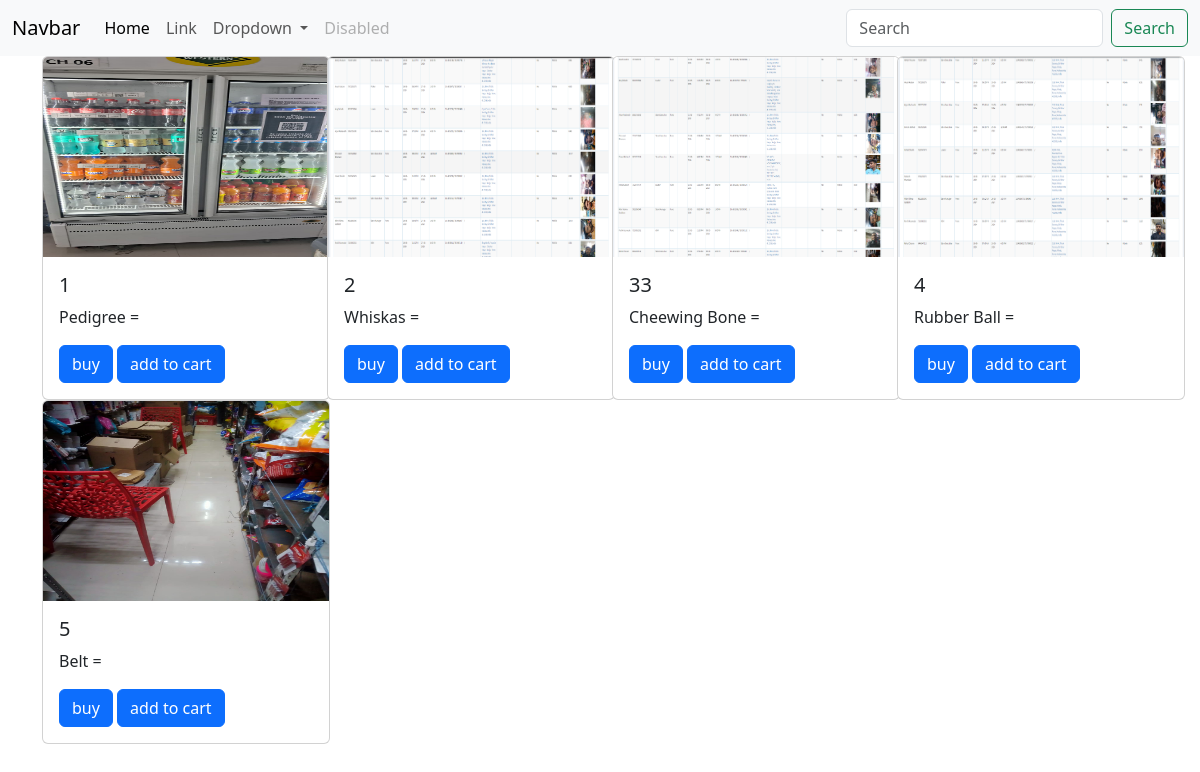
The page / on the database its author committed.
### shop/models.py (models this page shows)
class Products(models.Model):
    Prod_id = models.IntegerField()
    Prod_name = models.CharField(max_length=20)
    Prod_type = models.CharField(max_length=20)
    Prod_image = models.ImageField(upload_to='images' , default='')

### shop/views.py (the view)
# urls.py: 2. Add a URL to urlpatterns:  path('', views.home, name='home')
def home(req):
    context = {}
    products = Products.objects.all()
    context ['t'] = products
    print(len(products))
    return render(req,'shop/home.html',context)

### shop/templates/shop/home.html (shortened to what this page needs)
{% extends 'shop/base.html' %}
{% block body %}
<div class="container">
<div class="row">
    {% for i in t %}
    <div class="col-xl-3" id="d1">
        <div class="card" style="width: 18rem;">
            <img src="{{i.Prod_image.url}}" class="card-img-top" alt="..." height="200px" width="100px">
            <div class="card-body">
                <h5 class="card-title">{{i.Prod_id}}</h5>
                <p class="card-text">{{i.Prod_name}}</p>
                <a href="#" class="btn btn-primary">buy</a>
                <a href="#" class="btn btn-primary">add to cart</a>
            </div>
        </div>
    </div>
    {% endfor %}
</div>
{% endblock %}

### shop/templates/shop/base.html (shortened to what this page needs)
<!DOCTYPE html>
<html lang="en">
<head>
    <link href="https://cdn.jsdelivr.net/npm/bootstrap@5.3.3/dist/css/bootstrap.min.css" rel="stylesheet">
</head>
<body>
    <nav class="navbar navbar-expand-lg bg-body-tertiary">
  <div class="container-fluid">
    <a class="navbar-brand" href="#">Navbar</a>
    <div class="collapse navbar-collapse" id="navbarSupportedContent">
      <ul class="navbar-nav me-auto mb-2 mb-lg-0">
        <li class="nav-item">
          <a class="nav-link active" aria-current="page" href="#">Home</a>
        </li>
        <li class="nav-item">
          <a class="nav-link" href="#">Link</a>
        </li>
        <li class="nav-item dropdown">
          <a class="nav-link dropdown-toggle" href="#" role="button" data-bs-toggle="dropdown" aria-expanded="false">
            Dropdown
          </a>
        </li>
        <li class="nav-item">
          <a class="nav-link disabled" aria-disabled="true">Disabled</a>
        </li>
      </ul>
      <form class="d-flex" role="search">
        <input class="form-control me-2" type="search" placeholder="Search" aria-label="Search">
        <button class="btn btn-outline-success" type="submit">Search</button>
      </form>
    </div>
  </div>
</nav>
{% block body %}{% endblock %}
</body>
</html>

### rows shown on the page
Products: Prod_image (picture), Prod_id "1", Prod_name "Pedigree ="
Products: Prod_image (picture), Prod_id "2", Prod_name "Whiskas ="
Products: Prod_image (picture), Prod_id "33", Prod_name "Cheewing Bone ="
Products: Prod_image (picture), Prod_id "4", Prod_name "Rubber Ball ="
Products: Prod_image (picture), Prod_id "5", Prod_name "Belt ="
